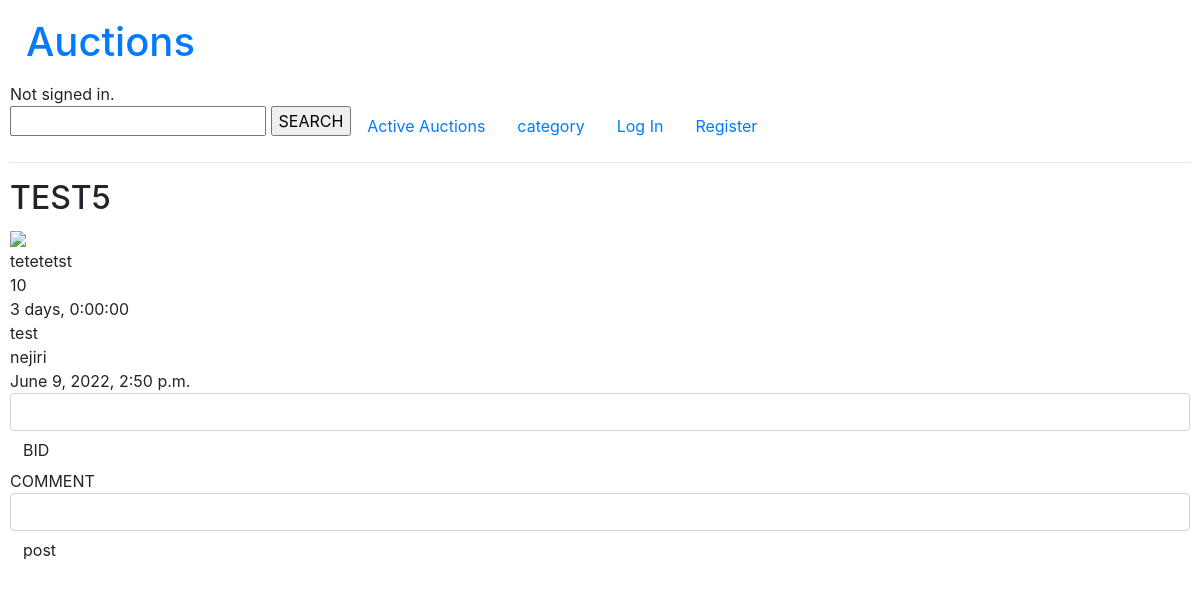
Before: /item/6 with the older database file.
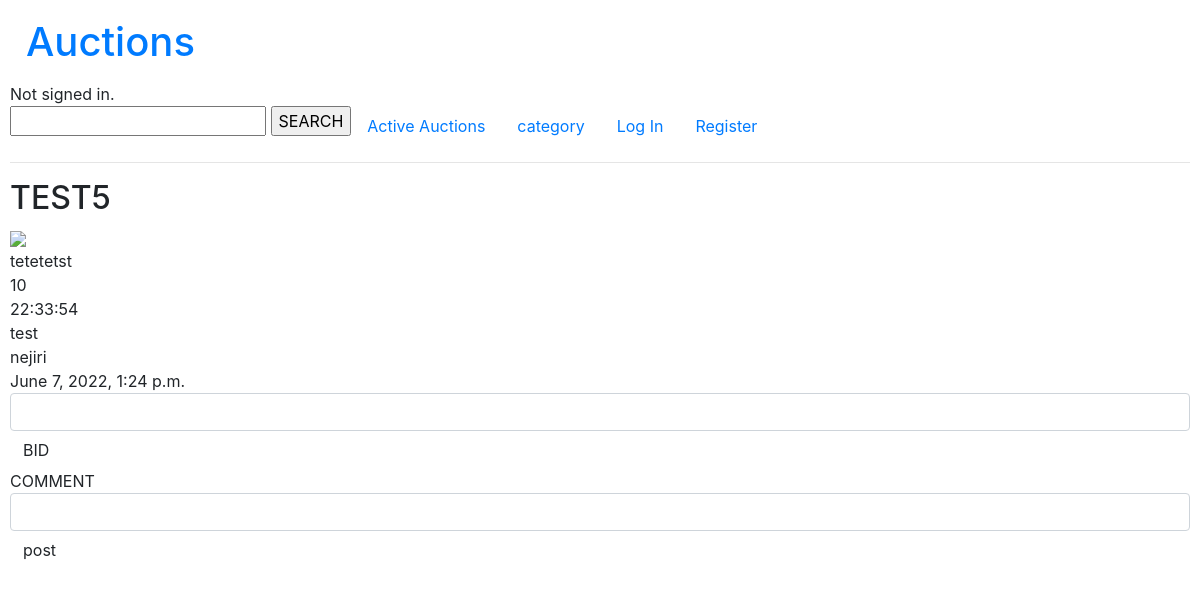
After: the same page with the newer database file.
### auctions/models.py (models this page shows)
class auctions(models.Model):
    LIMIT = (
        ('1','3Hours'),
        ('2','12Hours'),
        ('3','24Hours'),
        ('4','3days'),
    )
    auction_title = models.CharField(max_length=20,null=True)
    auction_exhibitor = models.CharField(max_length=20,null=True)
    auction_price = models.IntegerField(validators=[validators.MinValueValidator(0)],null=True)
    auction_limittime = models.CharField(max_length=1,choices=LIMIT,null=True)
    auction_content = models.TextField(null=True)
    auction_picture = models.ImageField(upload_to="image",blank=True,null=True,default="image/NoImage.jpeg")
    auction_categoli = models.CharField(max_length=10, null=True)
    auction_validity = models.BooleanField(default=True,)#オークションが有効かどうか
    auction_daytime = models.DateTimeField(null=True)

### auctions/views.py (the view)
# urls.py: path("item/<id>",views.item,name="item")
def item(request,id):
    entries = auctions.objects.get(id=id)
    limit = util.limittime(entries)
    com_list = coment.objects.filter(coment_auction_ID = id)
    if request.method == "POST":
        if 'bid' in request.POST:
            Bid_Price = int(request.POST["bid_price"])
            price = entries.auction_price
            if price > Bid_Price:
                return render(request,"auctions/item.html",{
                    "message" : "Amount is too low.",
                    "limittime" : limit,
                    "ent" : entries,
                    "lists" : com_list
                })
            else:
                trade.objects.update_or_create(
                trade_auction_ID = id,
                defaults = {
                    "trade_bidder" : request.user.username,
                    "trade_price" : Bid_Price,
                    "trade_daytime" : timezone.now()
                })
                entries.auction_price = Bid_Price
                entries.save()
                return render(request,"auctions/item.html",{
                    "message" : "complated",
                    "limittime" : limit,
                    "ent" : entries,
                    "lists" : com_list
                })
        else:
            comment = request.POST["comment"]
            coment.objects.create(
                coment_auction_ID = id,
                coment_user = request.user.username,
                coment_content = comment,
                coment_daytime = timezone.now()
            )
            return render(request,"auctions/item.html",{
                    "message" : comment,
                    "limittime" : limit,
                    "ent" : entries,
                    "lists" : com_list,
                })
    else:
        if int(limit.total_seconds()) < 0 :
            return render(request, "auctions/item.html",{
                "message" : "This Auction Has Closed",
                "close_form": "a",
                "limittime" : limit,
                "ent" : entries,
                "lists" : com_list
            })
        else:
            return render(request, "auctions/item.html",{
                "limittime" : limit,
                "ent" : entries,
                "lists" : com_list
            })

### auctions/util.py (called while the page is built)
def limittime (limit):
    daytime = limit.auction_daytime.replace(microsecond = 0)
    Limit = limit.auction_limittime
    nowtime = timezone.now().replace(microsecond = 0)
    durations = []
    if Limit == "1":
        durations = (daytime + datetime.timedelta(hours=3)) - nowtime
    elif Limit == "2":
        durations = (daytime + datetime.timedelta(hours=12)) - nowtime
    elif Limit == "3" :
        durations = (daytime + datetime.timedelta(days=1)) - nowtime
    elif Limit == "4":
        durations = (daytime + datetime.timedelta(days=3)) - nowtime
    else:
        durations = "NULL"
    return durations

### auctions/templates/auctions/item.html (shortened to what this page needs)
{% extends "auctions/layout.html" %}
{% block body %}
        <h2> {{ent.auction_title}}</h2>
        <img src = "/media/{{ent.auction_picture}}">
        <div> {{ent.auction_content}}</div>
        <div> {{ent.auction_price}}</div>
        <div> {{limittime}}</div>
        <div> {{ent.auction_categoli}}</div>
        <div> {{ent.auction_exhibitor}}</div>
        <div> {{ent.auction_daytime}}</div>
    {% if not close_form %}
    <form method="POST" name="bid" >
        <input class="form-control" autofocus type="number" name="bid_price" >
        <input type="submit" class="btn" value="BID" name="bid">
    </form>
    <div>COMMENT</div>
    <form method="POST" name="comment" >
        <input class="form-control" type="textbox" name="comment" >
        <input type="submit" class="btn" value="post" name="comment_bt">
    </form>
    {% endif %}
{% endblock %}

Changed rows visible on the page:
changed auctions "TEST5": auction_daytime "June 9, 2022, 2:50 p.m." → "June 7, 2022, 1:24 p.m."
Other visible differences:
{{ limittime }}: "3 days, 0:00:00" → "22:33:54"
